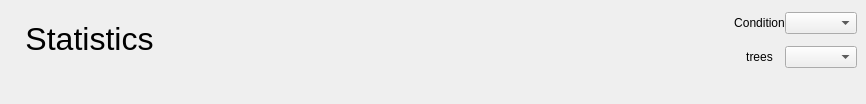
             <widget class="QWidget" name="resultStatTab">
              <attribute name="title">
               <string>Statistics</string>
              </attribute>
              <layout class="QVBoxLayout" name="verticalLayout_25" stretch="1,4">
               <property name="spacing">
                <number>0</number>
               </property>
               <property name="leftMargin">
                <number>0</number>
               </property>
               <property name="topMargin">
                <number>0</number>
               </property>
               <property name="rightMargin">
                <number>0</number>
               </property>
               <property name="bottomMargin">
                <number>10</number>
               </property>
               <item>
                <widget class="QFrame" name="frameResultsStats">
                 <property name="sizePolicy">
                  <sizepolicy hsizetype="Expanding" vsizetype="Expanding">
                   <horstretch>0</horstretch>
                   <verstretch>0</verstretch>
                  </sizepolicy>
                 </property>
                 <property name="frameShape">
                  <enum>QFrame::Shape::NoFrame</enum>
                 </property>
                 <property name="frameShadow">
                  <enum>QFrame::Shadow::Raised</enum>
                 </property>
                 <layout class="QHBoxLayout" name="horizontalLayout_13" stretch="2,2,1,0,1,4">
                  <property name="spacing">
                   <number>0</number>
                  </property>
                  <property name="leftMargin">
                   <number>0</number>
                  </property>
                  <property name="topMargin">
                   <number>0</number>
                  </property>
                  <property name="rightMargin">
                   <number>0</number>
                  </property>
                  <property name="bottomMargin">
                   <number>0</number>
                  </property>
                  <item>
                   <spacer name="horizontalSpacer_9">
                    <property name="orientation">
                     <enum>Qt::Orientation::Horizontal</enum>
                    </property>
                    <property name="sizeType">
                     <enum>QSizePolicy::Policy::Fixed</enum>
                    </property>
                    <property name="sizeHint" stdset="0">
                     <size>
                      <width>25</width>
                      <height>20</height>
                     </size>
                    </property>
                   </spacer>
                  </item>
                  <item>
                   <widget class="QLabel" name="ResultsStatsTitle">
                    <property name="font">
                     <font>
                      <pointsize>16</pointsize>
                     </font>
                    </property>
                    <property name="text">
                     <string>&lt;html&gt;&lt;head/&gt;&lt;body&gt;&lt;p&gt;&lt;span style=&quot; font-size:24pt;&quot;&gt;Statistics&lt;/span&gt;&lt;/p&gt;&lt;/body&gt;&lt;/html&gt;</string>
                    </property>
                    <property name="alignment">
                     <set>Qt::AlignmentFlag::AlignCenter</set>
                    </property>
                   </widget>
                  </item>
                  <item>
                   <spacer name="horizontalSpacer">
                    <property name="orientation">
                     <enum>Qt::Orientation::Horizontal</enum>
                    </property>
                    <property name="sizeType">
                     <enum>QSizePolicy::Policy::Fixed</enum>
                    </property>
                    <property name="sizeHint" stdset="0">
                     <size>
                      <width>460</width>
                      <height>20</height>
                     </size>
                    </property>
                   </spacer>
                  </item>
                  <item>
                   <widget class="QPushButton" name="downloadResultsPlotButton">
                    <property name="minimumSize">
                     <size>
                      <width>80</width>
                      <height>80</height>
                     </size>
                    </property>
                    <property name="maximumSize">
                     <size>
                      <width>80</width>
                      <height>80</height>
                     </size>
                    </property>
                    <property name="styleSheet">
                     <string notr="true">QPushButton {
    border: none;
    background-color: transparent;
    background-image: url(img/disabled/download.svg);
    background-repeat: no-repeat;
    background-position: center;
    min-width: 80px;
    min-height: 80px;
    border-radius: 40px;
}

QPushButton:hover {
    background-color: #7F7F7F;
}

QPushButton:pressed {
    background-color: #3F3F3F;
}
</string>
                    </property>
                    <property name="text">
                     <string/>
                    </property>
                   </widget>
                  </item>
                  <item>
                   <spacer name="horizontalSpacer_8">
                    <property name="orientation">
                     <enum>Qt::Orientation::Horizontal</enum>
                    </property>
                    <property name="sizeType">
                     <enum>QSizePolicy::Policy::Fixed</enum>
                    </property>
                    <property name="sizeHint" stdset="0">
                     <size>
                      <width>40</width>
                      <height>20</height>
                     </size>
                    </property>
                   </spacer>
                  </item>
                  <item>
                   <widget class="QFrame" name="ResultsStatsFilters">
                    <property name="maximumSize">
                     <size>
                      <width>200</width>
                      <height>16777215</height>
                     </size>
                    </property>
                    <property name="frameShape">
                     <enum>QFrame::Shape::NoFrame</enum>
                    </property>
                    <property name="frameShadow">
                     <enum>QFrame::Shadow::Raised</enum>
                    </property>
                    <layout class="QGridLayout" name="gridLayout">
                     <property name="leftMargin">
                      <number>0</number>
                     </property>
                     <property name="topMargin">
                      <number>0</number>
                     </property>
                     <property name="rightMargin">
                      <number>9</number>
                     </property>
                     <property name="bottomMargin">
                      <number>0</number>
                     </property>
                     <property name="spacing">
                      <number>0</number>
                     </property>
                     <item row="0" column="0">
                      <widget class="QLabel" name="ResultsStatsListTitle">
                       <property name="whatsThis">
                        <string/>
                       </property>
                       <property name="text">
                        <string>Condition</string>
                       </property>
                       <property name="alignment">
                        <set>Qt::AlignmentFlag::AlignCenter</set>
                       </property>
                      </widget>
                     </item>
                     <item row="0" column="1">
                      <widget class="QComboBox" name="criteriaComboBox">
                       <property name="sizePolicy">
                        <sizepolicy hsizetype="Preferred" vsizetype="Fixed">
                         <horstretch>0</horstretch>
                         <verstretch>0</verstretch>
                        </sizepolicy>
                       </property>
                       <property name="frame">
                        <bool>true</bool>
                       </property>
                      </widget>
                     </item>
                     <item row="1" column="0">
                      <widget class="QLabel" name="ResultsStatsListTitle_2">
                       <property name="whatsThis">
                        <string/>
                       </property>
                       <property name="text">
                        <string>trees</string>
                       </property>
                       <property name="alignment">
                        <set>Qt::AlignmentFlag::AlignCenter</set>
                       </property>
                      </widget>
                     </item>
                     <item row="1" column="1">
                      <widget class="QComboBox" name="phyloTreescomboBox">
                       <property name="sizePolicy">
                        <sizepolicy hsizetype="Preferred" vsizetype="Fixed">
                         <horstretch>0</horstretch>
                         <verstretch>0</verstretch>
                        </sizepolicy>
                       </property>
                       <property name="frame">
                        <bool>true</bool>
                       </property>
                      </widget>
                     </item>
                    </layout>
                   </widget>
                  </item>
                 </layout>
                </widget>
               </item>
               <item>
                <widget class="QLabel" name="PhyloTreeLabel">
                 <property name="sizePolicy">
                  <sizepolicy hsizetype="Expanding" vsizetype="Expanding">
                   <horstretch>0</horstretch>
                   <verstretch>0</verstretch>
                  </sizepolicy>
                 </property>
                 <property name="minimumSize">
                  <size>
                   <width>0</width>
                   <height>0</height>
                  </size>
                 </property>
                 <property name="maximumSize">
                  <size>
                   <width>10000</width>
                   <height>10000</height>
                  </size>
                 </property>
                 <property name="text">
                  <string/>
                 </property>
                 <property name="scaledContents">
                  <bool>true</bool>
                 </property>
                </widget>
               </item>
              </layout>
             </widget>
